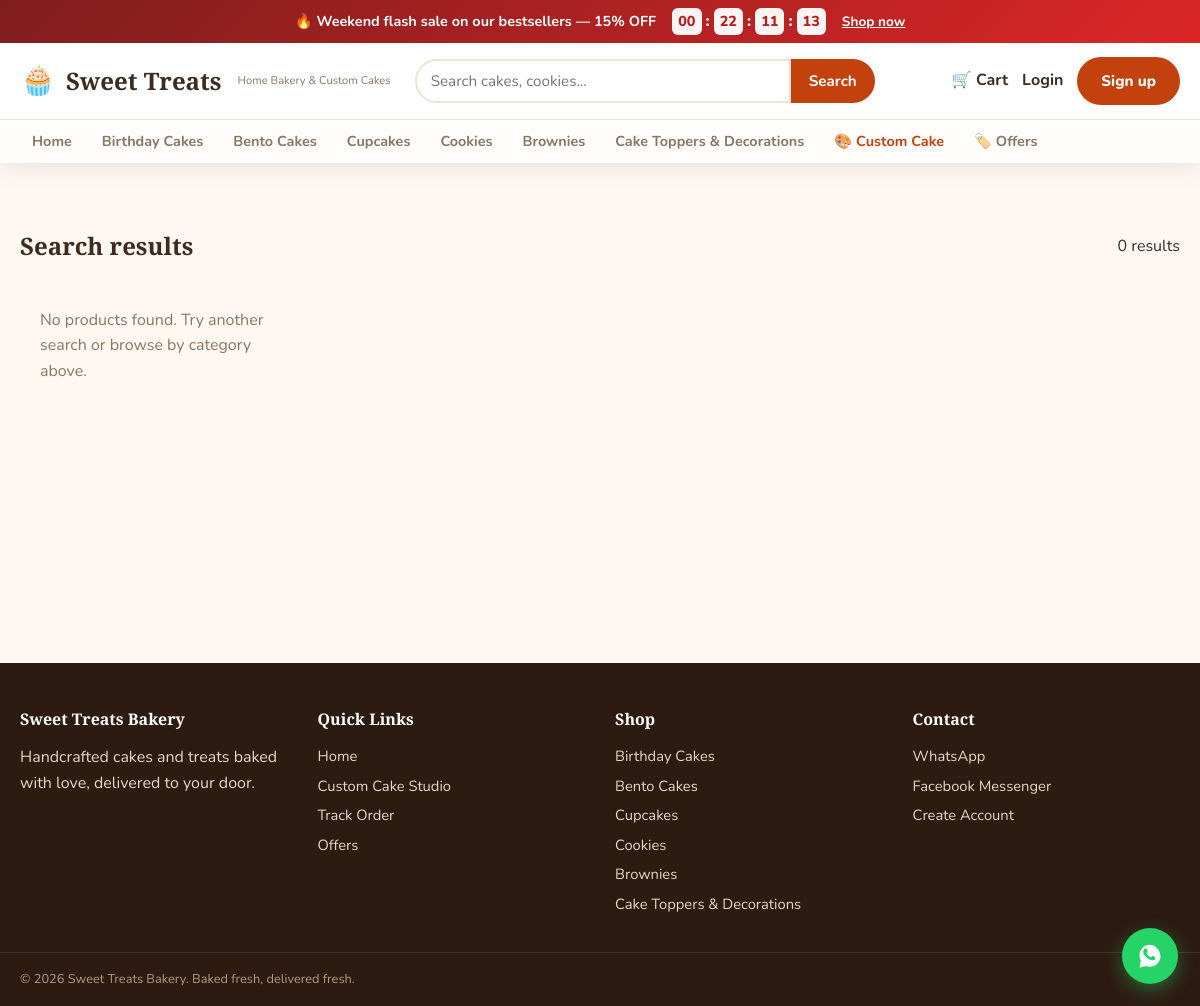
The app's page /shop/ with its own data.
### offers/models.py (models this page shows, shortened)
class CountdownOffer(models.Model):
    name = models.CharField(max_length=150)
    slug = models.SlugField(unique=True, blank=True)
    discount_percent = models.PositiveIntegerField(
        default=10, help_text="Discount percentage applied to opted-in products"
    )
    banner_message = models.CharField(max_length=250, blank=True)
    starts_at = models.DateTimeField()
    ends_at = models.DateTimeField()
    products = models.ManyToManyField(Product, blank=True, related_name="offers")
    is_active = models.BooleanField(default=True)
    created = models.DateTimeField(auto_now_add=True)
    class Meta:
        ordering = ["-starts_at"]
    @property
    def is_running(self):
        now = timezone.now()
        return self.is_active and self.starts_at <= now <= self.ends_at
    def get_absolute_url(self):
        return reverse("offers:detail", kwargs={"slug": self.slug})

### shop/models.py (models this page shows, shortened)
class Category(models.Model):
    name = models.CharField(max_length=100)
    slug = models.SlugField(unique=True, blank=True)
    description = models.TextField(blank=True)
    image = models.ImageField(upload_to="categories/", blank=True, null=True)
    sort_order = models.PositiveIntegerField(default=0)
    is_active = models.BooleanField(default=True)
    class Meta:
        verbose_name_plural = "categories"
        ordering = ["sort_order", "name"]
    def get_absolute_url(self):
        return reverse("shop:category_detail", kwargs={"slug": self.slug})

### shop/views.py (the view)
# urls.py: path("shop/", search, name="search"),
@require_GET
def search(request):
    query = request.GET.get("q", "").strip()
    products = Product.objects.none()
    if query:
        products = (
            Product.objects.filter(is_available=True)
            .filter(Q(name__icontains=query) | Q(description__icontains=query))
            .select_related("category")
        )
    context = {"query": query, "products": products}
    return render(request, "shop/search.html", context)

### accounts/context_processors.py (called while the page is built)
def site_settings(request):
    running_offer = CountdownOffer.objects.filter(is_active=True).order_by("-ends_at").first()
    running_offer = running_offer if running_offer and running_offer.is_running else None
    return {
        "whatsapp_number": settings.WHATSAPP_NUMBER,
        "messenger_url": settings.MESSENGER_PAGE_URL,
        "running_offer": running_offer,
    }

### cart/context_processors.py (called while the page is built)
def cart_count_processor(request):
    count = 0
    if request.user.is_authenticated:
        cart = Cart.objects.filter(user=request.user).first()
        if cart:
            count = cart.total_items
    elif request.session.session_key:
        key = request.session.session_key
        cart = Cart.objects.filter(session_key=key).first()
        if cart:
            count = cart.total_items
    return {"cart_count": count}

### shop/context_processors.py (called while the page is built)
def categories_processor(request):
    categories = Category.objects.filter(is_active=True).annotate(product_count=Count("products"))
    return {"nav_categories": categories}

### templates/shop/search.html (shortened to what this page needs)
{% extends 'base.html' %}{% load humanize %}
{% block content %}
<section class="section">
  <div class="section-head">
    <h1>Search results{% if query %} for "{{ query }}"{% endif %}</h1>
    <span>{{ products|length }} result{{ products|length|pluralize }}</span>
  </div>
  <div class="product-grid">
    {% for product in products %}
      {% include 'shop/_product_card.html' %}
    {% empty %}
      <p class="empty">No products found{% if query %} for "{{ query }}"{% endif %}. Try another search or browse by category above.</p>
    {% endfor %}
  </div>
</section>
{% endblock %}

### templates/base.html (shortened to what this page needs)
{% load static %}
{% load humanize %}
<!DOCTYPE html>
<html lang="en">
<head>
  <link rel="stylesheet" href="{% static 'css/style.css' %}">
</head>
<body>
  {% if running_offer %}
  <div class="offer-banner" data-offer-end="{{ running_offer.ends_at|date:'c' }}">
    <div class="container offer-banner-inner">
      <span class="offer-banner-text">🔥 {{ running_offer.banner_message|default:running_offer.name }} — {{ running_offer.discount_percent }}% OFF</span>
      <div class="offer-countdown" id="offer-countdown">
        <span class="cd-box" data-unit="d">00</span><span class="cd-sep">:</span>
        <span class="cd-box" data-unit="h">00</span><span class="cd-sep">:</span>
        <span class="cd-box" data-unit="m">00</span><span class="cd-sep">:</span>
        <span class="cd-box" data-unit="s">00</span>
      </div>
      <a href="{{ running_offer.get_absolute_url }}" class="offer-banner-link">Shop now</a>
    </div>
  </div>
  {% endif %}
  <header class="site-header">
    <div class="container header-inner">
      <a href="{% url 'shop:home' %}" class="brand">
        <span class="brand-icon">🧁</span>
        <span class="brand-name">Sweet Treats</span>
        <span class="brand-tag">Home Bakery &amp; Custom Cakes</span>
      </a>
      <form action="{% url 'shop:search' %}" method="get" class="search-form">
        <input type="search" name="q" placeholder="Search cakes, cookies..." value="{{ query|default:'' }}">
        <button type="submit">Search</button>
      </form>
      <nav class="header-actions">
        <a href="{% url 'cart:detail' %}" class="action-link cart-link">
          <span class="cart-icon">🛒</span>
          Cart
        </a>
        {% if user.is_authenticated %}
        <div class="user-menu">
          <button class="action-link user-trigger">👤 {{ user.username }}</button>
          <div class="user-dropdown">
            <a href="{% url 'accounts:dashboard' %}">My Orders</a>
            <a href="{% url 'accounts:profile' %}">Profile</a>
            <a href="{% url 'orders:list' %}">Order History</a>
            <form method="post" action="{% url 'accounts:logout' %}">{% csrf_token %}<button type="submit">Logout</button></form>
          </div>
        </div>
        {% else %}
        <a href="{% url 'accounts:login' %}" class="action-link">Login</a>
        <a href="{% url 'accounts:register' %}" class="btn btn-primary">Sign up</a>
        {% endif %}
      </nav>
    </div>
    <nav class="category-nav">
      <div class="container">
        <a href="{% url 'shop:home' %}">Home</a>
        {% for cat in nav_categories %}
        <a href="{{ cat.get_absolute_url }}">{{ cat.name }}</a>
        {% endfor %}
        <a href="{% url 'orders:custom_cake' %}" class="nav-highlight">🎨 Custom Cake</a>
        <a href="{% url 'offers:list' %}">🏷️ Offers</a>
      </div>
    </nav>
  </header>
  <main class="main">
    <div class="container">
      {% block content %}{% endblock %}
    </div>
  </main>
  <footer class="site-footer">
    <div class="container footer-grid">
      <div>
        <h4>Sweet Treats Bakery</h4>
        <p>Handcrafted cakes and treats baked with love, delivered to your door.</p>
      </div>
      <div>
        <h4>Quick Links</h4>
        <a href="{% url 'shop:home' %}">Home</a>
        <a href="{% url 'orders:custom_cake' %}">Custom Cake Studio</a>
        <a href="{% url 'orders:list' %}">Track Order</a>
        <a href="{% url 'offers:list' %}">Offers</a>
      </div>
      <div>
        <h4>Shop</h4>
        {% for cat in nav_categories %}
        <a href="{{ cat.get_absolute_url }}">{{ cat.name }}</a>
        {% endfor %}
      </div>
      <div>
        <h4>Contact</h4>
        <a href="https://wa.me/{{ whatsapp_number|default:'1234567890' }}" target="_blank" rel="noopener">WhatsApp</a>
        <a href="{{ messenger_url|default:'#' }}">Facebook Messenger</a>
        <a href="{% url 'accounts:register' %}">Create Account</a>
      </div>
    </div>
    <div class="container footer-bottom">
      <p>&copy; {% now "Y" %} Sweet Treats Bakery. Baked fresh, delivered fresh.</p>
    </div>
  </footer>
  <a href="https://wa.me/{{ whatsapp_number|default:'1234567890' }}" target="_blank" rel="noopener" class="whatsapp-float" aria-label="Chat on WhatsApp">
  </a>
</body>
</html>

### static/css/style.css (style rules this page uses)
:root { --bg: #fff8f2; --surface: #ffffff; --text: #3d2b1f; --text-soft: #8a7662; --primary: #c2410c; --primary-dark: #9a3412; --accent: #f59e0b; --pink: #f9a8d4; --green: #16a34a; --border: #f0e3d3; --shadow: 0 6px 24px rgba(93, 52, 18, 0.10); --radius: 16px; --font-head: "Playfair Display", Georgia, serif; --font-body: "Nunito", system-ui, sans-serif; }
* { box-sizing: border-box; margin: 0; padding: 0; }
body { font-family: var(--font-body); background: var(--bg); color: var(--text); line-height: 1.6; }
a { color: var(--primary); text-decoration: none; }
input, select, textarea, button { font-family: inherit; font-size: 0.95rem; }
.container { max-width: 1200px; margin: 0 auto; padding: 0 20px; }
.offer-banner { background: linear-gradient(135deg, #7f1d1d, #dc2626); color: #fff; padding: 8px 0; font-weight: 700; position: sticky; top: 0; z-index: 90; }
.offer-banner-inner { display: flex; align-items: center; gap: 16px; flex-wrap: wrap; justify-content: center; }
.offer-banner-text { font-size: 0.9rem; }
.offer-banner-link { color: #fff; text-decoration: underline; font-size: 0.85rem; }
.offer-countdown { display: inline-flex; align-items: center; gap: 4px; font-variant-numeric: tabular-nums; }
.cd-box { display: inline-block; min-width: 28px; text-align: center; background: rgba(255,255,255,.95); color: #b91c1c; font-weight: 800; padding: 2px 6px; border-radius: 6px; font-size: 0.9rem; }
.cd-sep { font-weight: 800; }
.site-header { background: var(--surface); box-shadow: var(--shadow); position: sticky; top: 0; z-index: 80; }
.header-inner { display: flex; align-items: center; gap: 24px; padding: 14px 20px; flex-wrap: wrap; }
.brand { display: flex; align-items: center; gap: 10px; flex: 0 0 auto; }
.brand-icon { font-size: 1.8rem; }
.brand-name { font-family: var(--font-head); font-size: 1.5rem; font-weight: 700; color: var(--text); }
.brand-tag { font-size: 0.7rem; color: var(--text-soft); margin-left: 6px; display: none; }
@media (min-width: 900px) { .brand-tag { display: inline; } }
.search-form { flex: 1 1 260px; display: flex; max-width: 460px; }
.search-form input { flex: 1; padding: 10px 14px; border: 2px solid var(--border); border-radius: 24px 0 0 24px; outline: none; }
.search-form button { padding: 10px 18px; border: none; background: var(--primary); color: #fff; border-radius: 0 24px 24px 0; cursor: pointer; font-weight: 700; }
.header-actions { display: flex; align-items: center; gap: 14px; margin-left: auto; }
.action-link { font-weight: 700; color: var(--text); position: relative; }
.category-nav { border-top: 1px solid var(--border); background: #fffdfb; overflow-x: auto; }
.category-nav .container { display: flex; gap: 6px; padding: 0 20px 0; white-space: nowrap; }
.category-nav a { padding: 10px 12px; font-weight: 700; color: var(--text-soft); font-size: 0.9rem; }
.category-nav a.nav-highlight { color: var(--primary); }
.btn { display: inline-flex; align-items: center; justify-content: center; gap: 8px; padding: 10px 22px; border-radius: 24px; border: 2px solid transparent; font-weight: 800; cursor: pointer; transition: all .15s ease; font-size: 0.95rem; }
.btn-primary { background: var(--primary); color: #fff; }
.main { min-height: 55vh; padding: 30px 0 60px; }
.section { margin-top: 34px; }
.section-head { display: flex; align-items: center; justify-content: space-between; gap: 16px; margin-bottom: 22px; flex-wrap: wrap; }
.section-head h1, .section-head h2 { font-family: var(--font-head); }
.product-grid { display: grid; grid-template-columns: repeat(auto-fill, minmax(250px, 1fr)); gap: 24px; }
.empty { color: var(--text-soft); padding: 20px; }
.site-footer { background: #2d1b12; color: #e8d7c4; margin-top: 60px; }
.footer-grid { display: grid; grid-template-columns: repeat(auto-fit, minmax(200px, 1fr)); gap: 30px; padding: 44px 20px 30px; }
.site-footer h4 { font-family: var(--font-head); color: #fff; margin-bottom: 12px; }
.site-footer a { color: #e8d7c4; display: block; margin: 6px 0; font-size: 0.92rem; }
.footer-bottom { border-top: 1px solid rgba(255,255,255,.1); padding: 16px 20px; font-size: 0.8rem; color: #b39a7f; }
.whatsapp-float { position: fixed; bottom: 22px; right: 22px; background: #25d366; color: #fff; width: 56px; height: 56px; border-radius: 50%; display: grid; place-items: center; box-shadow: 0 6px 18px rgba(37,211,102,.4); z-index: 60; transition: transform .15s; }

### records on screen
CountdownOffer: banner_message "Weekend flash sale on our bestsellers", discount_percent "15"
Category: name "Birthday Cakes"
Category: name "Bento Cakes"
Category: name "Cupcakes"
Category: name "Cookies"
Category: name "Brownies"
Category: name "Cake Toppers & Decorations"

### other values on screen
{{ products|length }} "0"
